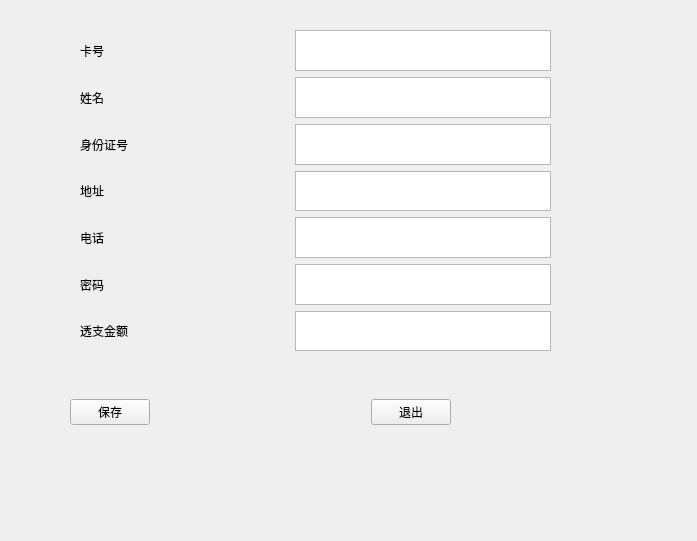
<?xml version="1.0" encoding="UTF-8"?>
<ui version="4.0">
 <class>CreditCard</class>
 <widget class="QWidget" name="CreditCard">
  <property name="geometry">
   <rect>
    <x>0</x>
    <y>0</y>
    <width>697</width>
    <height>541</height>
   </rect>
  </property>
  <property name="windowTitle">
   <string>Form</string>
  </property>
  <widget class="QWidget" name="widget_6" native="true">
   <property name="geometry">
    <rect>
     <x>80</x>
     <y>30</y>
     <width>471</width>
     <height>321</height>
    </rect>
   </property>
   <layout class="QVBoxLayout" name="verticalLayout">
    <property name="leftMargin">
     <number>0</number>
    </property>
    <property name="topMargin">
     <number>0</number>
    </property>
    <property name="rightMargin">
     <number>0</number>
    </property>
    <property name="bottomMargin">
     <number>0</number>
    </property>
    <item>
     <widget class="QWidget" name="widget" native="true">
      <layout class="QHBoxLayout" name="horizontalLayout">
       <property name="leftMargin">
        <number>0</number>
       </property>
       <property name="topMargin">
        <number>0</number>
       </property>
       <property name="rightMargin">
        <number>0</number>
       </property>
       <property name="bottomMargin">
        <number>0</number>
       </property>
       <item>
        <widget class="QLabel" name="label">
         <property name="text">
          <string>卡号</string>
         </property>
        </widget>
       </item>
       <item>
        <spacer name="horizontalSpacer">
         <property name="orientation">
          <enum>Qt::Horizontal</enum>
         </property>
         <property name="sizeHint" stdset="0">
          <size>
           <width>40</width>
           <height>20</height>
          </size>
         </property>
        </spacer>
       </item>
       <item>
        <widget class="QTextEdit" name="Cardnumber"/>
       </item>
      </layout>
     </widget>
    </item>
    <item>
     <widget class="QWidget" name="widget_2" native="true">
      <layout class="QHBoxLayout" name="horizontalLayout_2">
       <property name="leftMargin">
        <number>0</number>
       </property>
       <property name="topMargin">
        <number>0</number>
       </property>
       <property name="rightMargin">
        <number>0</number>
       </property>
       <property name="bottomMargin">
        <number>0</number>
       </property>
       <item>
        <widget class="QLabel" name="label_2">
         <property name="enabled">
          <bool>true</bool>
         </property>
         <property name="text">
          <string>姓名</string>
         </property>
        </widget>
       </item>
       <item>
        <spacer name="horizontalSpacer_2">
         <property name="orientation">
          <enum>Qt::Horizontal</enum>
         </property>
         <property name="sizeHint" stdset="0">
          <size>
           <width>40</width>
           <height>20</height>
          </size>
         </property>
        </spacer>
       </item>
       <item>
        <widget class="QTextEdit" name="Name"/>
       </item>
      </layout>
     </widget>
    </item>
    <item>
     <widget class="QWidget" name="widget_3" native="true">
      <layout class="QHBoxLayout" name="horizontalLayout_3">
       <property name="leftMargin">
        <number>0</number>
       </property>
       <property name="topMargin">
        <number>0</number>
       </property>
       <property name="rightMargin">
        <number>0</number>
       </property>
       <property name="bottomMargin">
        <number>0</number>
       </property>
       <item>
        <widget class="QLabel" name="label_3">
         <property name="enabled">
          <bool>true</bool>
         </property>
         <property name="text">
          <string>身份证号</string>
         </property>
        </widget>
       </item>
       <item>
        <spacer name="horizontalSpacer_3">
         <property name="orientation">
          <enum>Qt::Horizontal</enum>
         </property>
         <property name="sizeHint" stdset="0">
          <size>
           <width>40</width>
           <height>20</height>
          </size>
         </property>
        </spacer>
       </item>
       <item>
        <widget class="QTextEdit" name="ID"/>
       </item>
      </layout>
     </widget>
    </item>
    <item>
     <widget class="QWidget" name="widget_4" native="true">
      <layout class="QHBoxLayout" name="horizontalLayout_4">
       <property name="leftMargin">
        <number>0</number>
       </property>
       <property name="topMargin">
        <number>0</number>
       </property>
       <property name="rightMargin">
        <number>0</number>
       </property>
       <property name="bottomMargin">
        <number>0</number>
       </property>
       <item>
        <widget class="QLabel" name="label_4">
         <property name="text">
          <string>地址</string>
         </property>
        </widget>
       </item>
       <item>
        <spacer name="horizontalSpacer_4">
         <property name="orientation">
          <enum>Qt::Horizontal</enum>
         </property>
         <property name="sizeHint" stdset="0">
          <size>
           <width>40</width>
           <height>20</height>
          </size>
         </property>
        </spacer>
       </item>
       <item>
        <widget class="QTextEdit" name="Address"/>
       </item>
      </layout>
     </widget>
    </item>
    <item>
     <widget class="QWidget" name="widget_5" native="true">
      <layout class="QHBoxLayout" name="horizontalLayout_5">
       <property name="leftMargin">
        <number>0</number>
       </property>
       <property name="topMargin">
        <number>0</number>
       </property>
       <property name="rightMargin">
        <number>0</number>
       </property>
       <property name="bottomMargin">
        <number>0</number>
       </property>
       <item>
        <widget class="QLabel" name="label_5">
         <property name="text">
          <string>电话</string>
         </property>
        </widget>
       </item>
       <item>
        <spacer name="horizontalSpacer_5">
         <property name="orientation">
          <enum>Qt::Horizontal</enum>
         </property>
         <property name="sizeHint" stdset="0">
          <size>
           <width>40</width>
           <height>20</height>
          </size>
         </property>
        </spacer>
       </item>
       <item>
        <widget class="QTextEdit" name="Dialnumber"/>
       </item>
      </layout>
     </widget>
    </item>
    <item>
     <widget class="QWidget" name="widget_7" native="true">
      <layout class="QHBoxLayout" name="horizontalLayout_6">
       <property name="leftMargin">
        <number>0</number>
       </property>
       <property name="topMargin">
        <number>0</number>
       </property>
       <property name="rightMargin">
        <number>0</number>
       </property>
       <property name="bottomMargin">
        <number>0</number>
       </property>
       <item>
        <widget class="QLabel" name="label_6">
         <property name="text">
          <string>密码</string>
         </property>
        </widget>
       </item>
       <item>
        <spacer name="horizontalSpacer_6">
         <property name="orientation">
          <enum>Qt::Horizontal</enum>
         </property>
         <property name="sizeHint" stdset="0">
          <size>
           <width>40</width>
           <height>20</height>
          </size>
         </property>
        </spacer>
       </item>
       <item>
        <widget class="QTextEdit" name="Passwd"/>
       </item>
      </layout>
     </widget>
    </item>
    <item>
     <widget class="QWidget" name="widget_8" native="true">
      <layout class="QHBoxLayout" name="horizontalLayout_7">
       <property name="leftMargin">
        <number>0</number>
       </property>
       <property name="topMargin">
        <number>0</number>
       </property>
       <property name="rightMargin">
        <number>0</number>
       </property>
       <property name="bottomMargin">
        <number>0</number>
       </property>
       <item>
        <widget class="QLabel" name="label_7">
         <property name="text">
          <string>透支金额</string>
         </property>
        </widget>
       </item>
       <item>
        <spacer name="horizontalSpacer_7">
         <property name="orientation">
          <enum>Qt::Horizontal</enum>
         </property>
         <property name="sizeHint" stdset="0">
          <size>
           <width>40</width>
           <height>20</height>
          </size>
         </property>
        </spacer>
       </item>
       <item>
        <widget class="QTextEdit" name="overdraft"/>
       </item>
      </layout>
     </widget>
    </item>
   </layout>
  </widget>
  <widget class="QWidget" name="widget_9" native="true">
   <property name="geometry">
    <rect>
     <x>70</x>
     <y>390</y>
     <width>381</width>
     <height>44</height>
    </rect>
   </property>
   <layout class="QHBoxLayout" name="horizontalLayout_8">
    <item>
     <widget class="QPushButton" name="save">
      <property name="text">
       <string>保存</string>
      </property>
     </widget>
    </item>
    <item>
     <spacer name="horizontalSpacer_8">
      <property name="orientation">
       <enum>Qt::Horizontal</enum>
      </property>
      <property name="sizeHint" stdset="0">
       <size>
        <width>40</width>
        <height>20</height>
       </size>
      </property>
     </spacer>
    </item>
    <item>
     <widget class="QPushButton" name="exit">
      <property name="text">
       <string>退出</string>
      </property>
     </widget>
    </item>
   </layout>
  </widget>
 </widget>
 <resources/>
 <connections/>
</ui>
